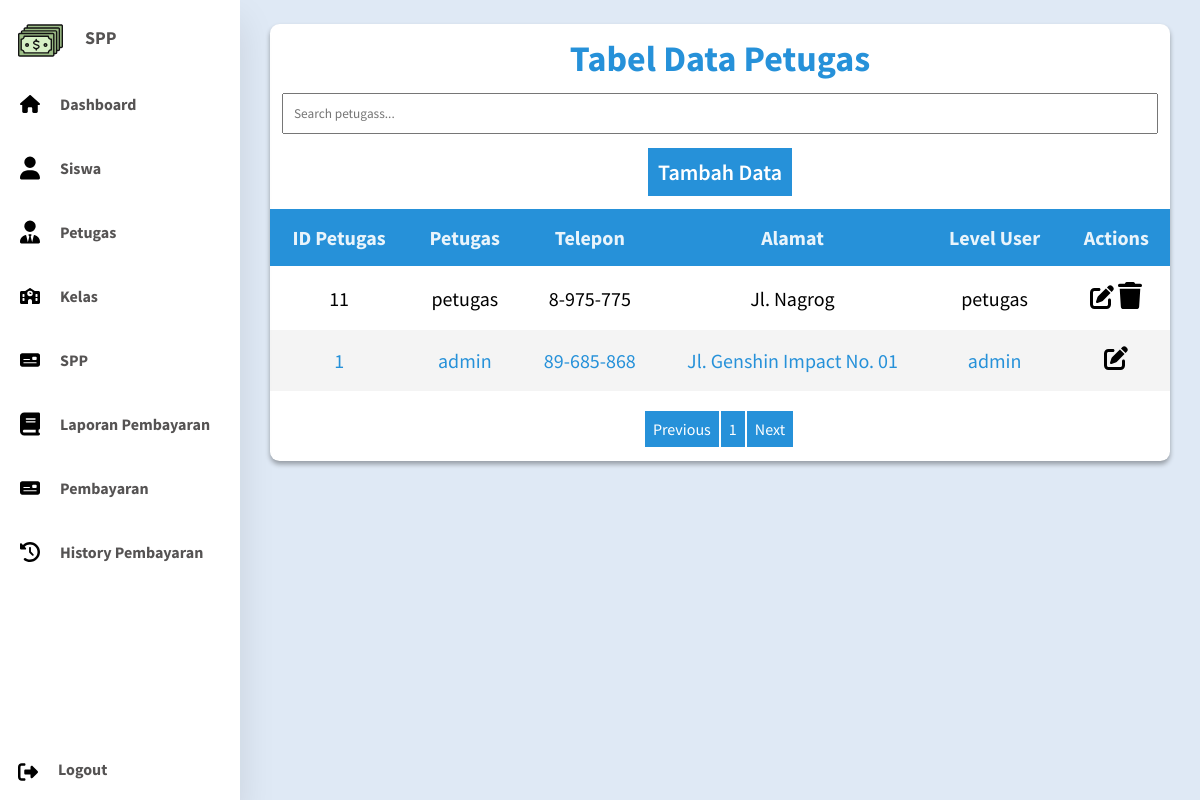
The page /Aplikasi/login/dashboard.php?page=petugas (signed in) on the database its author committed.
### tables this page shows
CREATE TABLE `petugas` (
  `id_petugas` int(5) NOT NULL,
  `nama_petugas` varchar(64) NOT NULL,
  `telepon` varchar(15) NOT NULL,
  `alamat` varchar(50) NOT NULL,
  `password` varchar(64) DEFAULT NULL,
  `level_user` varchar(10) DEFAULT NULL
);

### Aplikasi/sistem/petugas.php (the view)
<?php
if (@$_SESSION['level_user'] == 'petugas') {
    echo "<script>alert('Anda Bukan Admin');location.href='dashboard.php?page=pembayaran';</script>";
} else if (@$_SESSION['level_user'] == 'siswa') {
    echo "<script>alert('Anda Bukan Admin atau Petugas');location.href='dashboard.php?page=histori';</script>";
} else if (@$_SESSION['level_user'] == 'admin') {
?>
<main class="table">
    <form action="" method="post">
        <section class="table-header">
            <h1>Tabel Data Petugas</h1>
            <input type="text" name="cari" id="searchpetugas" placeholder="Search petugass...">
            <section class="content-header">
                <a href="dashboard.php?page=insertpetugas" class="tombol-header">Tambah Data</a>
            </section>
        </section>
        <section class="table-body">
            <table id="tablepetugas">
                <thead>
                    <tr>
                        <th>ID Petugas</th>
                        <th>Petugas</th>
                        <th>Telepon</th>
                        <th>Alamat</th>
                        <th>Level User</th>
                        <th>Actions</th>
                    </tr>
                </thead>
                <tbody>
                    <?php
                    $id_petugas = $_SESSION['id_petugas'];
                    $batas = 4;
                    $halaman = isset($_GET['hal']) ? (int)$_GET['hal'] : 1;
                    $halaman_awal = ($halaman > 1) ? ($halaman * $batas) - $batas : 0;
                    $previous = $halaman - 1;
                    $next = $halaman + 1;
                    $data = mysqli_query($koneksi, "SELECT * FROM petugas");
                    $jumlah_data = mysqli_num_rows($data);
                    $total_halaman = ceil($jumlah_data / $batas);
                    $query = "SELECT * FROM petugas ORDER BY id_petugas DESC LIMIT $halaman_awal, $batas";
                    $hasil = mysqli_query($koneksi, $query);
                    foreach ($hasil as $row) :
                    ?>
                    <tr>
                        <td data-label="ID Petugas"><?php echo $row['id_petugas']; ?></td>
                        <td data-label="Nama Petugas"><?php echo $row['nama_petugas']; ?></td>
                        <td data-label="Telepon"><?php echo number_format($row['telepon'], 0, ',', '-'); ?></td>
                        <td data-label="Nama Petugas"><?php echo $row['alamat']; ?></td>
                        <td data-label="Nama Petugas"><?php echo $row['level_user']; ?></td>
                        <?php
                            if ($row['id_petugas'] == $id_petugas) {
                            ?>
                        <td>
                            <a href="dashboard.php?update_petugas=<?php echo $row['id_petugas']; ?>"
                                onclick="return confirm('Yakin mau update <?= $row['nama_petugas']; ?>?')"><img
                                    src="../images/pen-to-square-solid.svg" alt="Edit Button"></a>
                        </td>
                        <?php
                            } else {
                            ?>
                        <td>
                            <a href="dashboard.php?update_petugas=<?php echo $row['id_petugas']; ?>"
                                onclick="return confirm('Yakin mau update <?= $row['nama_petugas']; ?>?')"><img
                                    src="../images/pen-to-square-solid.svg" alt="Edit Button"></a>
                            <a href="dashboard.php?delete_petugas=<?php echo $row['id_petugas']; ?>"
                                onclick="return confirm('Yakin mau delete <?= $row['nama_petugas']; ?>?')"><img
                                    src="../images/trash-solid.svg" alt="Edit Button"></a>
                        </td>
                        <?php
                            }
                            ?>
                    </tr>
                    <?php
                    endforeach;
                    ?>
                </tbody>
            </table>
        </section>
    </form>
    <center>
        <div class="paging">
            <a <?php if ($halaman > 1) {
                        echo "href='?page=petugas&hal=$previous'";
                    } ?>>Previous</a>
            <?php
                for ($x = 1; $x <= $total_halaman; $x++) {
                ?>
            <a href="?page=petugas&hal=<?php echo $x ?>"><?php echo $x; ?></a>
            <?php
                }
                ?>
            <a <?php if ($halaman < $total_halaman) {
                        echo "href='?page=petugas&hal=$next'";
                    } ?>>Next</a>
        </div>
    </center>
</main>
<?php
}
?>

### Aplikasi/index.css (style rules this page uses)
* { margin: 0; padding: 0; box-sizing: border-box; text-decoration: none; font-family: "Source Sans Pro", sans-serif; }
body { background: #dfe9f5; min-height: 100vh; display: flex; justify-content: center; }
main.table { background-color: #fff; box-shadow: 0 0.2rem 0.3rem #0005; border-radius: 0.8rem; margin: 2% 0 2% 20%; width: 75%; height: 100%; background-color: #fff; border-radius: 0.6rem; }
table { width: 100%; }
thead th { position: sticky; top: 0; left: 0; background-color: #2691d9; color: #e9f4fb; }
tbody tr:nth-child(even) { background-color: #0000000b; color: #2691d9; }
table, td, th { border-collapse: collapse; padding: 1rem; text-align: center; font-size: 20px; }
.table-header { width: 100%; height: 5%; padding: 12px; font-size: 24px; text-align: center; color: #2691d9; }
.table-header input[type="text"] { padding: 10px; margin: 12px 12px 12px 0; width: 100%; }
.content-header { padding: 10px; }
.tombol-header { padding: 10px; background: #2691d9; color: #fff; font-size: 22px; font-weight: 600; }
.table-body { border-radius: 0.6rem; }
.table-body img { width: 24px; }
.paging { padding: 20px 0 10px 0; display: inline-block; }
.paging a { color: #fff; float: left; padding: 8px; border-right: 2px solid #fff; background-color: #2691d9; }

### rows shown on the page
petugas: id_petugas "11", nama_petugas "petugas", telepon "8-975-775", alamat "Jl. Nagrog", level_user "petugas"
petugas: id_petugas "1", nama_petugas "admin", telepon "89-685-868", alamat "Jl. Genshin Impact No. 01", level_user "admin"
